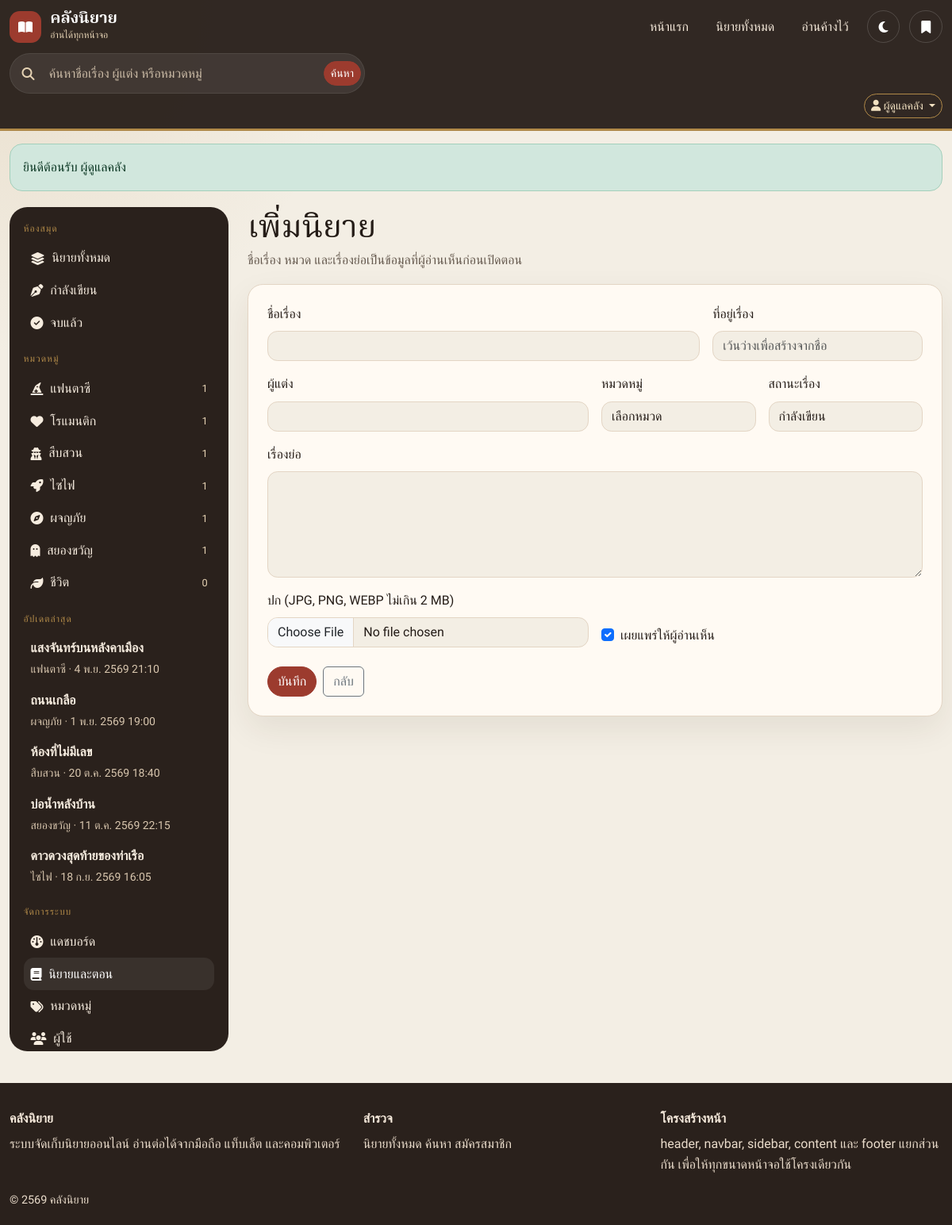
/index.php?page=admin-novel-form (signed in), run on the app's committed database.
### tables this page shows
CREATE TABLE users (
    id INT UNSIGNED NOT NULL AUTO_INCREMENT,
    username VARCHAR(50) NOT NULL,
    email VARCHAR(120) NOT NULL,
    password_hash VARCHAR(255) NOT NULL,
    display_name VARCHAR(100) NOT NULL,
    role ENUM('admin', 'member') NOT NULL DEFAULT 'member',
    created_at DATETIME NOT NULL DEFAULT CURRENT_TIMESTAMP,
    updated_at DATETIME NOT NULL DEFAULT CURRENT_TIMESTAMP ON UPDATE CURRENT_TIMESTAMP,
    PRIMARY KEY (id),
    UNIQUE KEY uq_users_username (username),
    UNIQUE KEY uq_users_email (email)
);

CREATE TABLE categories (
    id INT UNSIGNED NOT NULL AUTO_INCREMENT,
    name VARCHAR(80) NOT NULL,
    slug VARCHAR(120) NOT NULL,
    description VARCHAR(255) NOT NULL DEFAULT '',
    icon VARCHAR(60) NOT NULL DEFAULT 'fa-book',
    sort_order INT NOT NULL DEFAULT 0,
    created_at DATETIME NOT NULL DEFAULT CURRENT_TIMESTAMP,
    PRIMARY KEY (id),
    UNIQUE KEY uq_categories_slug (slug)
);

CREATE TABLE novels (
    id INT UNSIGNED NOT NULL AUTO_INCREMENT,
    title VARCHAR(200) NOT NULL,
    slug VARCHAR(220) NOT NULL,
    author_name VARCHAR(120) NOT NULL,
    category_id INT UNSIGNED NOT NULL,
    synopsis TEXT NOT NULL,
    cover_image VARCHAR(255) DEFAULT NULL,
    status ENUM('ongoing', 'completed', 'hiatus') NOT NULL DEFAULT 'ongoing',
    is_published TINYINT(1) NOT NULL DEFAULT 1,
    view_count INT UNSIGNED NOT NULL DEFAULT 0,
    created_by INT UNSIGNED DEFAULT NULL,
    created_at DATETIME NOT NULL DEFAULT CURRENT_TIMESTAMP,
    updated_at DATETIME NOT NULL DEFAULT CURRENT_TIMESTAMP ON UPDATE CURRENT_TIMESTAMP,
    PRIMARY KEY (id),
    UNIQUE KEY uq_novels_slug (slug),
    KEY idx_novels_category (category_id),
    KEY idx_novels_pub_updated (is_published, updated_at),
    CONSTRAINT fk_novels_category FOREIGN KEY (category_id) REFERENCES categories (id) ON UPDATE CASCADE ON DELETE RESTRICT,
    CONSTRAINT fk_novels_user FOREIGN KEY (created_by) REFERENCES users (id) ON UPDATE CASCADE ON DELETE SET NULL
);

### includes/library.php (called while the page is built, shortened)
<?php
function novel_select_sql(): string
{
    return 'SELECT n.id, n.title, n.slug, n.author_name, n.category_id, n.synopsis, n.cover_image,
                   n.status, n.is_published, n.view_count, n.created_by, n.created_at, n.updated_at,
                   c.name AS category_name, c.slug AS category_slug, c.icon AS category_icon,
                   (SELECT COUNT(*) FROM chapters ch WHERE ch.novel_id = n.id AND ch.is_published = 1) AS chapter_count,
                   (SELECT COUNT(*) FROM chapters ch2 WHERE ch2.novel_id = n.id) AS chapter_total
            FROM novels n
            INNER JOIN categories c ON c.id = n.category_id';
}
function novel_filters(array $filters): array
{
    $where = [];
    $params = [];
    if (empty($filters['include_unpublished'])) {
        $where[] = 'n.is_published = 1';
    }
    $order = match ($filters['sort'] ?? 'new') {
        'popular' => 'n.view_count DESC, n.updated_at DESC',
        'title' => 'n.title ASC',
        'old' => 'n.created_at ASC',
        default => 'n.updated_at DESC',
    };
    return [$where, $params, $order];
}
function query_novels(array $filters, int $limit, int $offset = 0): array
{
    [$where, $params, $order] = novel_filters($filters);
    $limit = max(1, min(60, $limit));
    $offset = max(0, $offset);
    $sql = novel_select_sql()
        . ' WHERE ' . implode(' AND ', $where)
        . ' ORDER BY ' . $order
        . ' LIMIT ' . $limit . ' OFFSET ' . $offset;
    $stmt = db()->prepare($sql);
    $stmt->execute($params);
    return $stmt->fetchAll();
}
function categories_with_counts(): array
{
    $sql = 'SELECT c.*, COUNT(n.id) AS novel_count
            FROM categories c
            LEFT JOIN novels n ON n.category_id = c.id AND n.is_published = 1
            GROUP BY c.id
            ORDER BY c.sort_order ASC, c.name ASC';
    return db()->query($sql)->fetchAll();
}
function all_categories(): array
{
    return db()->query('SELECT * FROM categories ORDER BY sort_order ASC, name ASC')->fetchAll();
}
function latest_novels(int $limit = 8): array
{
    return query_novels(['sort' => 'new'], $limit);
}

### config/config.php (called while the page is built, shortened)
<?php
return [
    'db' => [
        'host' => getenv('NOVEL_DB_HOST') ?: '127.0.0.1',
        'port' => (int) (getenv('NOVEL_DB_PORT') ?: 3306),
        'name' => getenv('NOVEL_DB_NAME') ?: 'novel_library',
        'user' => getenv('NOVEL_DB_USER') ?: 'novel_user',
        'pass' => getenv('NOVEL_DB_PASS') ?: 'NovelLib@2026',
        'charset' => 'utf8mb4',
    ],
    'app' => [
        'name' => 'คลังนิยาย',
        'tagline' => 'จัดเก็บ อ่าน และเปิดต่อได้บนมือถือ แท็บเล็ต และคอมพิวเตอร์',
        'timezone' => 'Asia/Bangkok',
        'session_name' => 'klangniyai',
        'debug' => false,
        'show_demo_accounts' => true,
        'per_page' => 9,
    ],
];

### includes/bootstrap.php (called while the page is built, shortened)
<?php
function app_config(): array
{
    static $config = null;
    if ($config === null) {
        $loaded = require APP_ROOT . '/config/config.php';
        $config = is_array($loaded) ? $loaded : [];
    }
    return $config;
}
$config = app_config();
require APP_ROOT . '/includes/functions.php';
require APP_ROOT . '/includes/library.php';

### content/admin/novel-form.php (the view, shortened to what this page needs)
<?php
$id = (int) ($_GET['id'] ?? 0);
$novel = $id > 0 ? find_novel($id, true) : null;
$categories = all_categories();
$hasOld = isset($_SESSION['old']) && is_array($_SESSION['old']);
$selectedStatus = (string) old('status', $novel['status'] ?? 'ongoing');
$published = $hasOld ? (string) old('is_published') === '1' : (int) ($novel['is_published'] ?? 1) === 1;
$pageTitle = $novel ? 'แก้ไขนิยาย' : 'เพิ่มนิยาย';
?>
<div class="page-heading">
    <h1><?= e($pageTitle) ?></h1>
    <p>ชื่อเรื่อง หมวด และเรื่องย่อเป็นข้อมูลที่ผู้อ่านเห็นก่อนเปิดตอน</p>
</div>
<form class="panel p-3 p-md-4" method="post" action="<?= e(url('admin-novel-form', $novel ? ['id' => (int) $novel['id']] : [])) ?>" enctype="multipart/form-data">
    <div class="row g-3">
        <div class="col-md-8">
            <label class="form-label" for="title">ชื่อเรื่อง</label>
            <input class="form-control" id="title" name="title" value="<?= e((string) old('title', $novel['title'] ?? '')) ?>" required maxlength="200">
        </div>
        <div class="col-md-4">
            <label class="form-label" for="slug">ที่อยู่เรื่อง</label>
            <input class="form-control" id="slug" name="slug" value="<?= e((string) old('slug', $novel['slug'] ?? '')) ?>" maxlength="180" placeholder="เว้นว่างเพื่อสร้างจากชื่อ">
        </div>
        <div class="col-md-6">
            <label class="form-label" for="author_name">ผู้แต่ง</label>
            <input class="form-control" id="author_name" name="author_name" value="<?= e((string) old('author_name', $novel['author_name'] ?? '')) ?>" required maxlength="120">
        </div>
        <div class="col-md-3">
            <label class="form-label" for="category_id">หมวดหมู่</label>
            <select class="form-select" id="category_id" name="category_id" required>
                <option value="">เลือกหมวด</option>
            </select>
        </div>
        <div class="col-md-3">
            <label class="form-label" for="status">สถานะเรื่อง</label>
            <select class="form-select" id="status" name="status">
                <?php foreach (['ongoing' => 'กำลังเขียน', 'completed' => 'จบแล้ว', 'hiatus' => 'พักเรื่อง'] as $value => $label): ?>
                    <option value="<?= e($value) ?>" <?= $selectedStatus === $value ? 'selected' : '' ?>><?= e($label) ?></option>
                <?php endforeach; ?>
            </select>
        </div>
        <div class="col-12">
            <label class="form-label" for="synopsis">เรื่องย่อ</label>
            <textarea class="form-control" id="synopsis" name="synopsis" rows="5" required maxlength="8000"><?= e((string) old('synopsis', $novel['synopsis'] ?? '')) ?></textarea>
        </div>
        <div class="col-md-6">
            <label class="form-label" for="cover">ปก (JPG, PNG, WEBP ไม่เกิน 2 MB)</label>
            <input class="form-control" id="cover" name="cover" type="file" accept="image/jpeg,image/png,image/webp">
        </div>
        <div class="col-md-6 d-flex align-items-end">
            <div class="form-check">
                <input class="form-check-input" type="checkbox" id="is_published" name="is_published" value="1" <?= $published ? 'checked' : '' ?>>
                <label class="form-check-label" for="is_published">เผยแพร่ให้ผู้อ่านเห็น</label>
            </div>
        </div>
    </div>
    <div class="d-flex flex-wrap gap-2 mt-4">
        <button class="btn btn-seal" type="submit">บันทึก</button>
        <a class="btn btn-outline-secondary" href="<?= e(url('admin-novels')) ?>">กลับ</a>
    </div>
</form>

### includes/navbar.php (shortened to what this page needs)
<?php
$me = current_user();
$appName = (string) (app_config()['app']['name'] ?? 'คลังนิยาย');
$searchValue = ($page ?? '') === 'search' ? (string) ($_GET['q'] ?? '') : '';
?>
<header class="topbar sticky-top">
    <div class="container-xxl">
        <div class="topbar-row">
            <a class="brand" href="<?= e(url('home')) ?>">
                <span class="brand-mark" aria-hidden="true"><i class="fa-solid fa-book-open"></i></span>
                <span>
                    <strong><?= e($appName) ?></strong>
                    <small>อ่านได้ทุกหน้าจอ</small>
                </span>
            </a>
            <nav class="top-links d-none d-lg-flex" aria-label="เมนูหลัก">
                <a class="<?= ($page ?? '') === 'home' ? 'is-active' : '' ?>" href="<?= e(url('home')) ?>">หน้าแรก</a>
                <a class="<?= in_array(($page ?? ''), ['novels', 'novel', 'category'], true) ? 'is-active' : '' ?>" href="<?= e(url('novels')) ?>">นิยายทั้งหมด</a>
                <?php if ($me !== null): ?>
                    <a class="<?= ($page ?? '') === 'history' ? 'is-active' : '' ?>" href="<?= e(url('history')) ?>">อ่านค้างไว้</a>
                <?php endif; ?>
            </nav>
            <div class="top-tools">
                <button class="btn btn-nav" type="button" data-theme-toggle aria-label="สลับโหมดกลางวันและกลางคืน">
                    <i class="fa-solid fa-moon" aria-hidden="true"></i>
                </button>
                <?php if ($me !== null): ?>
                    <a class="btn btn-nav<?= ($page ?? '') === 'bookmarks' ? ' is-active' : '' ?>" href="<?= e(url('bookmarks')) ?>" aria-label="ชั้นหนังสือของฉัน">
                        <i class="fa-solid fa-bookmark" aria-hidden="true"></i>
                    </a>
                <?php endif; ?>
            </div>
        </div>
        <form class="nav-search" method="get" action="index.php" role="search">
            <i class="fa-solid fa-magnifying-glass" aria-hidden="true"></i>
            <input id="nav-q" type="search" name="q" value="<?= e($searchValue) ?>" placeholder="ค้นหาชื่อเรื่อง ผู้แต่ง หรือหมวดหมู่" maxlength="100">
            <button class="btn btn-seal btn-sm" type="submit">ค้นหา</button>
        </form>
        <div class="collapse d-lg-block" id="accountMenu">
            <div class="account-row">
                <?php if ($me === null): ?>
                    <a class="btn btn-outline-gold btn-sm" href="<?= e(url('register')) ?>">สมัครสมาชิก</a>
                    <a class="btn btn-seal btn-sm" href="<?= e(url('login')) ?>">เข้าสู่ระบบ</a>
                <?php else: ?>
                    <div class="dropdown">
                        <button class="btn btn-outline-gold btn-sm dropdown-toggle" type="button" data-bs-toggle="dropdown" aria-expanded="false">
                            <i class="fa-solid fa-user" aria-hidden="true"></i>
                            <?= e($me['display_name']) ?>
                        </button>
                    </div>
                <?php endif; ?>
            </div>
        </div>
    </div>
</header>

### includes/sidebar.php (shortened to what this page needs)
<?php
if (!isset($sidebarData)) {
    $sidebarData = [
        'categories' => categories_with_counts(),
        'latest' => latest_novels(5),
    ];
}
if (!function_exists('render_sidebar_menu')) {
    function render_sidebar_menu(array $sidebarData): void
    {
        global $page;
        $currentCategory = ($page ?? '') === 'category' ? (string) ($_GET['slug'] ?? '') : '';
        $status = ($page ?? '') === 'novels' ? (string) ($_GET['status'] ?? '') : '';
        $me = current_user();
        ?>
        <p class="sidebar-kicker">ห้องสมุด</p>
        <nav class="sidebar-nav" aria-label="ทางลัดในคลัง">
            <a class="<?= $status === '' && ($page ?? '') === 'novels' ? 'is-active' : '' ?>" href="<?= e(url('novels')) ?>">
                <i class="fa-solid fa-layer-group" aria-hidden="true"></i> นิยายทั้งหมด
            </a>
            <a class="<?= $status === 'ongoing' ? 'is-active' : '' ?>" href="<?= e(url('novels', ['status' => 'ongoing'])) ?>">
                <i class="fa-solid fa-pen-nib" aria-hidden="true"></i> กำลังเขียน
            </a>
            <a class="<?= $status === 'completed' ? 'is-active' : '' ?>" href="<?= e(url('novels', ['status' => 'completed'])) ?>">
                <i class="fa-solid fa-circle-check" aria-hidden="true"></i> จบแล้ว
            </a>
        </nav>
        <p class="sidebar-kicker">หมวดหมู่</p>
        <nav class="sidebar-nav" aria-label="หมวดหมู่">
            <?php foreach ($sidebarData['categories'] as $category): ?>
                <a class="<?= $currentCategory === $category['slug'] ? 'is-active' : '' ?>" href="<?= e(url('category', ['slug' => $category['slug']])) ?>">
                    <i class="<?= e(icon_class((string) $category['icon'])) ?>" aria-hidden="true"></i>
                    <span><?= e($category['name']) ?></span>
                    <em><?= number_format((int) $category['novel_count']) ?></em>
                </a>
            <?php endforeach; ?>
        </nav>
        <p class="sidebar-kicker">อัปเดตล่าสุด</p>
        <ul class="latest-list">
            <?php foreach ($sidebarData['latest'] as $novel): ?>
                <li>
                    <a href="<?= e(url('novel', ['slug' => $novel['slug']])) ?>">
                        <strong><?= e($novel['title']) ?></strong>
                        <small><?= e($novel['category_name']) ?> · <?= e(thai_datetime((string) $novel['updated_at'])) ?></small>
                    </a>
                </li>
            <?php endforeach; ?>
        </ul>
        <?php if ($me !== null && $me['role'] === 'admin'): ?>
            <p class="sidebar-kicker">จัดการระบบ</p>
            <nav class="sidebar-nav" aria-label="เมนูผู้ดูแล">
                <a class="<?= ($page ?? '') === 'admin' ? 'is-active' : '' ?>" href="<?= e(url('admin')) ?>"><i class="fa-solid fa-gauge"></i> แดชบอร์ด</a>
                <a class="<?= in_array(($page ?? ''), ['admin-novels', 'admin-novel-form', 'admin-chapters', 'admin-chapter-form'], true) ? 'is-active' : '' ?>" href="<?= e(url('admin-novels')) ?>"><i class="fa-solid fa-book"></i> นิยายและตอน</a>
                <a class="<?= ($page ?? '') === 'admin-categories' ? 'is-active' : '' ?>" href="<?= e(url('admin-categories')) ?>"><i class="fa-solid fa-tags"></i> หมวดหมู่</a>
                <a class="<?= ($page ?? '') === 'admin-users' ? 'is-active' : '' ?>" href="<?= e(url('admin-users')) ?>"><i class="fa-solid fa-users"></i> ผู้ใช้</a>
            </nav>
        <?php endif; ?>
        <?php
    }
}
$mode = $sidebarMode ?? 'desktop';
if ($mode === 'offcanvas'): ?>
    <div class="offcanvas offcanvas-start sidebar-offcanvas" tabindex="-1" id="sidebarOffcanvas" aria-labelledby="sidebarOffcanvasLabel">
        <div class="offcanvas-header">
            <h2 class="offcanvas-title" id="sidebarOffcanvasLabel">สารบัญคลัง</h2>
            <button type="button" class="btn-close btn-close-white" data-bs-dismiss="offcanvas" aria-label="ปิด"></button>
        </div>
        <div class="offcanvas-body">
            <?php render_sidebar_menu($sidebarData); ?>
        </div>
    </div>
<?php else: ?>
    <aside class="sidebar" aria-label="สารบัญ">
        <?php render_sidebar_menu($sidebarData); ?>
    </aside>
<?php endif; ?>

### data on the page
users: display_name "ผู้ดูแลคลัง"
categories: name "แฟนตาซี", novel_count "1"
categories: name "โรแมนติก", novel_count "1"
categories: name "สืบสวน", novel_count "1"
categories: name "ไซไฟ", novel_count "1"
categories: name "ผจญภัย", novel_count "1"
categories: name "สยองขวัญ", novel_count "1"
categories: name "ชีวิต", novel_count "0"
novels: title "แสงจันทร์บนหลังคาเมือง", category.name "แฟนตาซี", updated_at "4 พ.ย. 2569 21:10"
novels: title "ถนนเกลือ", category.name "ผจญภัย", updated_at "1 พ.ย. 2569 19:00"
novels: title "ห้องที่ไม่มีเลข", category.name "สืบสวน", updated_at "20 ต.ค. 2569 18:40"
novels: title "บ่อน้ำหลังบ้าน", category.name "สยองขวัญ", updated_at "11 ต.ค. 2569 22:15"
novels: title "ดาวดวงสุดท้ายของท่าเรือ", category.name "ไซไฟ", updated_at "18 ก.ย. 2569 16:05"

### other printed values
$appName "คลังนิยาย"
$flash['message'] "ยินดีต้อนรับ ผู้ดูแลคลัง"
$pageTitle "เพิ่มนิยาย"
form field status "กำลังเขียน"
